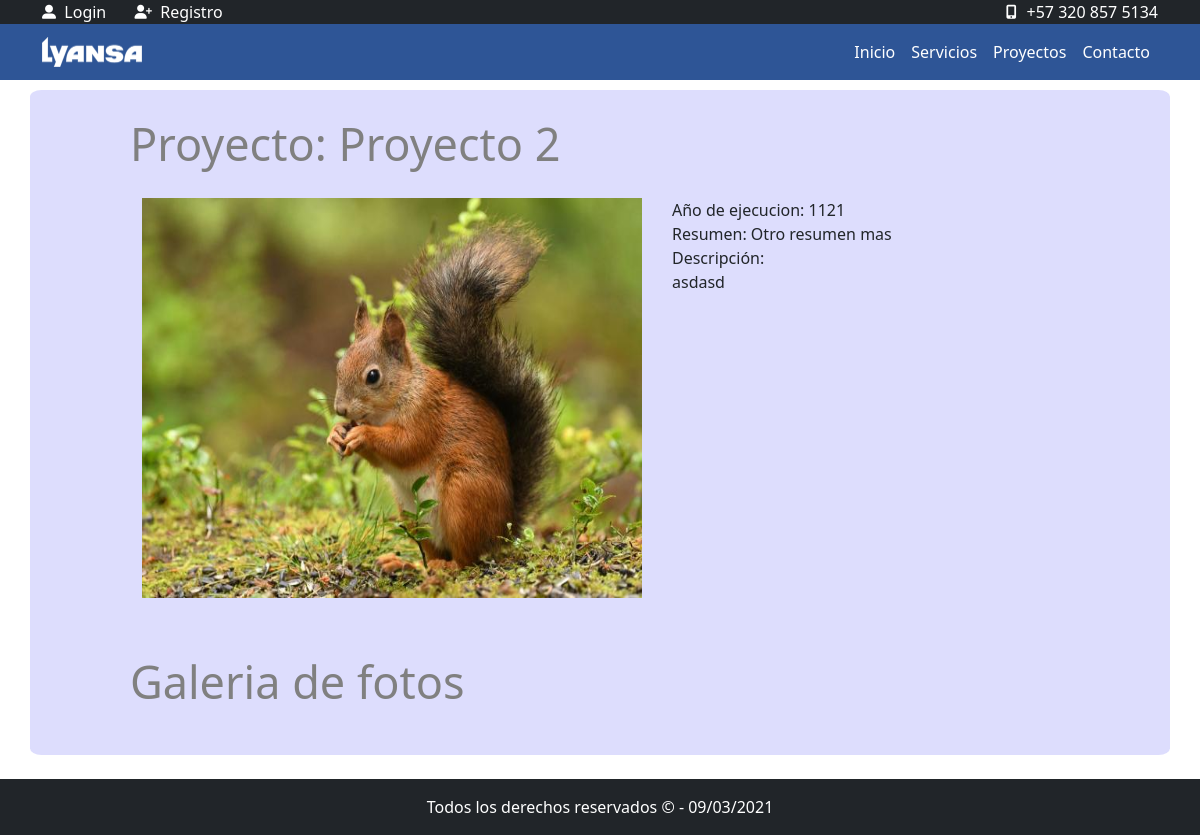
Page /detalle/2/ on the committed database.
### Apps/proyectos/models.py (models this page shows, shortened)
class Proyecto(models.Model):
    nombre = models.CharField(max_length=150,verbose_name="Titulo")
    year = models.IntegerField(verbose_name="Año")
    resumen = models.CharField(verbose_name="Resumen", max_length=250)
    Categories = models.ManyToManyField(Categoria, verbose_name="Categorias", blank=True, related_name="articulos")
    descripcion = RichTextField(verbose_name="Descripcion",blank=True)
    imagen = models.ImageField(upload_to="media", height_field=None, width_field=None, max_length=None,blank=True)
    user = models.ForeignKey(User, verbose_name="Usuario", on_delete=models.CASCADE, editable=False)
    publico = models.BooleanField(default=False)
    created_at = models.DateTimeField(auto_now_add=True, verbose_name="Creado el")
    updated_at= models.DateTimeField(auto_now=True, verbose_name="Actualizado el")
    objects = PortadasManager()
    class Meta:
        verbose_name= "Proyecto"
        verbose_name_plural = "Proyectos"

### Apps/proyectos/views.py (the view)
# urls.py: path('detalle/<pk>/',views.ProyectoDetailView.as_view(),name="detalle"),
class ProyectoDetailView(DetailView):
    model = Proyecto
    template_name = "proyectos/detalle.html"

### templates/proyectos/detalle.html (shortened to what this page needs)
{% extends 'layout.html' %}
{% load static %}
  {% block content %}
  {% include 'header.html' %}
  <div id="detallebox" class="container" >
    <p class="grande"> Proyecto: {{object.nombre}} </p>
    <div class="container" style="min-height: 450px" >
    {% if object.imagen != 'null'  and object.imagen.url|length >= 1  %}
                      <div style="float: left;">
                         <img src="{{object.imagen.url}}" style="width: 500px; height:400px; margin-right: 30px;"/>
                        </div>
                  {% endif %}
        <div>Año de ejecucion: {{object.year}}</div>
        <div>Resumen: {{object.resumen}}</div>
        <div>Descripción: {{object.descripcion|safe}}</div>
    </div>
    <p class="grande">Galeria de fotos</p>
  </div>
  {% endblock content %}

### templates/layout.html (shortened to what this page needs)
{% load static %}
<!DOCTYPE html>
<html lang="en" style="position: relative;min-height: 100%;">
<head>
    <link href="https://cdn.jsdelivr.net/npm/bootstrap@5.0.0-beta2/dist/css/bootstrap.min.css" rel="stylesheet">
    <link rel="stylesheet" href="{%static '/css/estilos.css' %}">
</head>
<body style="margin-bottom: 80px">
    {% block content %}{% endblock content %}
    <footer class="mt-6" style="bottom: 0; position: absolute; width: 100%; display:block">
        <div class="container-fluid pt-3 pb-3 bg-dark text-white text-center">
            Todos los derechos reservados &copy; - {%now "d/m/Y"%}
        </div>
    </footer>
</body>
</html>

### templates/header.html (shortened to what this page needs)
{% load static %}
<div class="container-fluid bg-dark">
    <div class="container">
        <div class="row">
            <div class="col-4 text-white">
                <div class="row">
                    {% if not user.username %}
                    <div class="col-12">
                    <a class="nombreenlace2 " href="{% url 'home:login' %}"><i class="fas fa-user-alt fa-sm"></i> &nbsp;Login </a>
                          <a class="nombreenlace2 px-4" href="{% url 'home:registro' %}"> <i class="fas fa-user-plus fa-sm"></i>  &nbsp;Registro</a>
                      </div>
                    {% endif %}
                </div>
             </div>
            <div class="col-md-4 offset-md-4 text-white text-end">  <i class="fas fa-mobile-alt fa-sm" style="padding-right: 10px;"></i>+57 320 857 5134</div>
        </div>
    </div>
</div>
<nav class="navbar navbar-expand-lg navbar-dark sticky-top" style="background-color: #2e5596;">
    <div class="container">
        <a href="/"><img src="{% static 'img/logotipo.png' %}" class="d-block" style="width: 100px" ></a>
        <div class="collapse navbar-collapse justify-content-end" id="navbarNav">
            <ul class="navbar-nav">
                <li class="nav-item">
                    <a class="nav-link active" aria-current="page" href="{% url 'home:inicio' %}">Inicio</a>
                </li>
                <li class="nav-item">
                    <a class="nav-link active" href="{% url 'home:servicios' %}">Servicios</a>
                </li>
                <li class="nav-item">
                    <a class="nav-link active" href="{% url 'proyecto_app:lista' %}">Proyectos</a>
                </li>
                <li class="nav-item">
                    <a class="nav-link active" href="#">Contacto</a>
                </li>
            </ul>
        </div>
    </div>
</nav>

### static/css/estilos.css (style rules this page uses)
p { margin: 0; }
#detallebox { margin: 10px auto; border-radius: 1%; padding: 20px 100px; background-color: rgb(221, 221, 253); }
.grande { font-size: 45px; color: gray; margin-bottom: 20px; }
.nombreenlace2 { font-size: 16px; font-style: normal; color:white; text-decoration: none; transition: all 300ms; }

### rows in the picture
Proyecto: nombre "Proyecto 2", imagen (picture), year "1121", resumen "Otro resumen mas", descripcion "asdasd"
